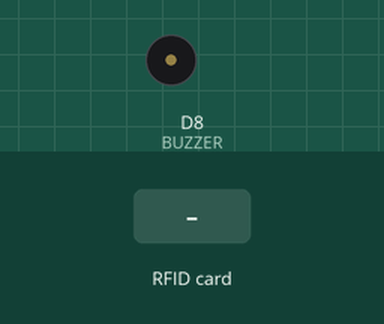
Bench run of a sketch on a simulated ESP8266 (NodeMCU). Shown: buzzer (waves = sounding, pin HIGH). The test bench sets the inputs (shaded band). WiFi joins after 1.5 s; servers stay silent unless stated; what the sketch prints to the serial monitor is not drawn.

Above: at 2.7 s.
2.8 s: RFID card 5E 7A 19 C4 held to the reader
At 3.11 s:
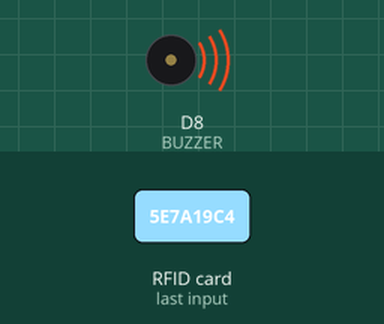
Timing chart, 0 to 5.8 s (numbered marks = the images above; inputs shaded):
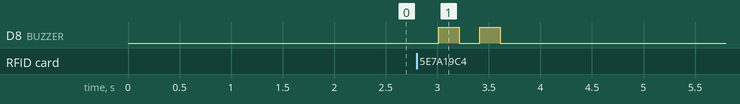

The sketch:

location_reader.ino
```cpp
#include <ESP8266WebServer.h>
#include <ESP8266HTTPClient.h>
#include <ESP8266WiFi.h>
#include <SPI.h>
#include <MFRC522.h>

#define SS_PIN D2  // SDA / SS pin
#define RST_PIN D1 // RST pin
#define BUZZER D8

MFRC522 mfrc522(SS_PIN, RST_PIN); // correct variable name

const char* ssid = "potatohaochi";
const char* password = "hahahaha"; // not needed for open WiFi

const char* server = "18.141.9.202"; // server IP
const int serverPort = 80;
const String endpoint = "/sapds/src/attendance.php";

WiFiClient client;

void setup() {
  Serial.begin(115200);
  SPI.begin();
  mfrc522.PCD_Init();  // fixed variable name

  WiFi.begin(ssid,password);
  pinMode(BUZZER, OUTPUT);
  Serial.print("Connecting to WiFi");
  while (WiFi.status() != WL_CONNECTED) {
    delay(500); Serial.print(".");
  }
  Serial.println("\nConnected to WiFi");
}

void loop() {
  if (!mfrc522.PICC_IsNewCardPresent() || !mfrc522.PICC_ReadCardSerial()) return;

  String uid = "";
  for (byte i = 0; i < mfrc522.uid.size; i++) {
    uid += (mfrc522.uid.uidByte[i] < 0x10 ? "0" : "");
    uid += String(mfrc522.uid.uidByte[i], HEX);
  }

  uid.toUpperCase(); // optional for consistency
  Serial.println("RFID UID: " + uid);

  sendToServer(uid);
  delay(3000);  // delay to prevent spamming
}

void sendToServer(String uid) {
  if (client.connect(server, serverPort)) {
    digitalWrite(BUZZER, HIGH);
    delay(200);
    digitalWrite(BUZZER, LOW);
    delay(200);
    digitalWrite(BUZZER, HIGH);
    delay(200);
    digitalWrite(BUZZER, LOW);
    String location = "Main Gate"; // adjust per device
    String postData = "id=" + uid + "&location=" + location;

    client.println("POST " + endpoint + " HTTP/1.1");
    client.println("Host: " + String(server));
    client.println("Content-Type: application/x-www-form-urlencoded");
    client.println("Content-Length: " + String(postData.length()));
    client.println();
    client.print(postData);

    Serial.println("Sent to server: " + postData);
  } else {
    Serial.println("Failed to connect to server.");
  }
}
```

Measured:
- after the input at 2.8 s, D8 (BUZZER): alternates HIGH for 0.20 s and LOW for 0.20 s, 4 changes in all, then stays LOW, starting after 0.21 s
